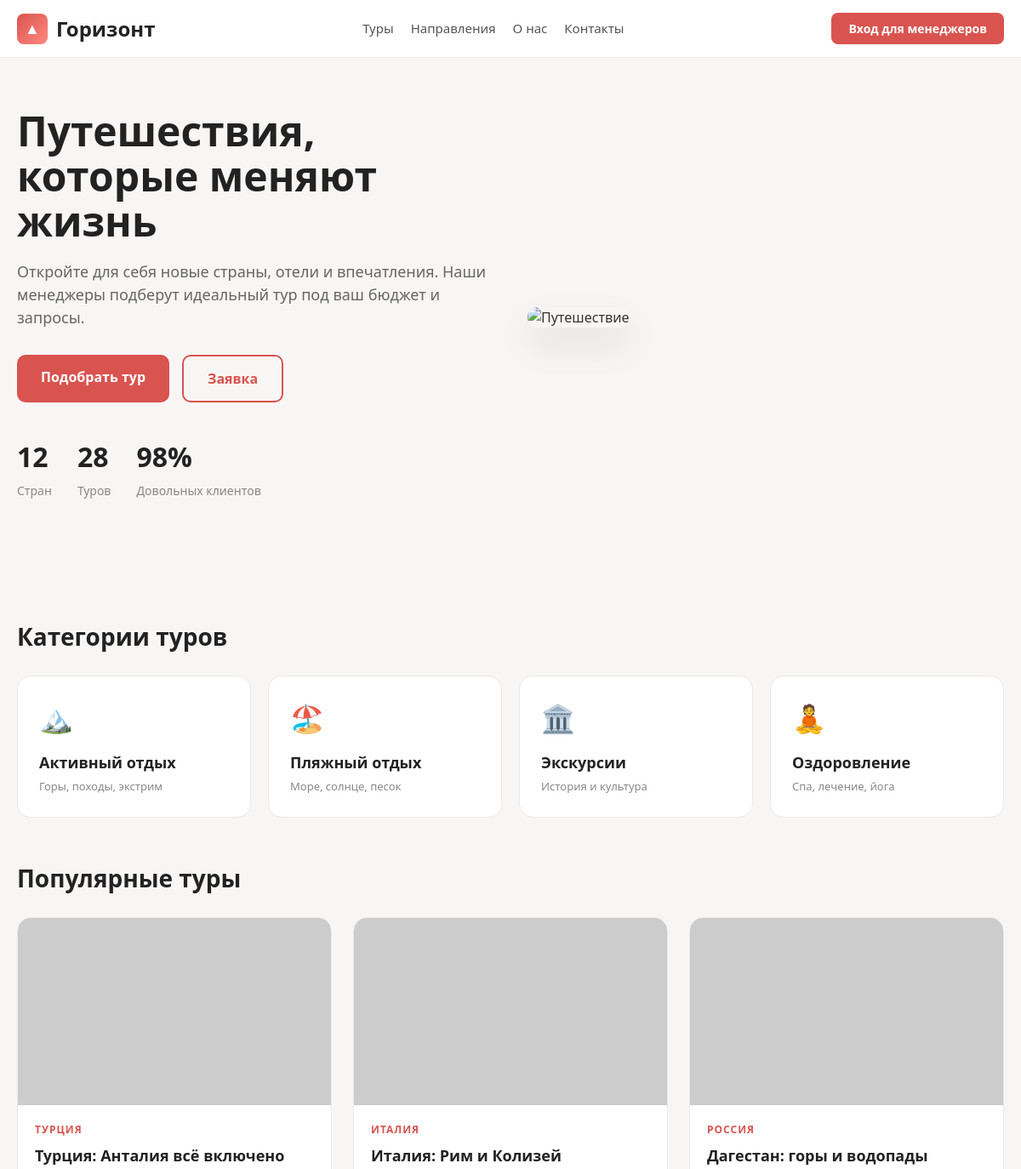
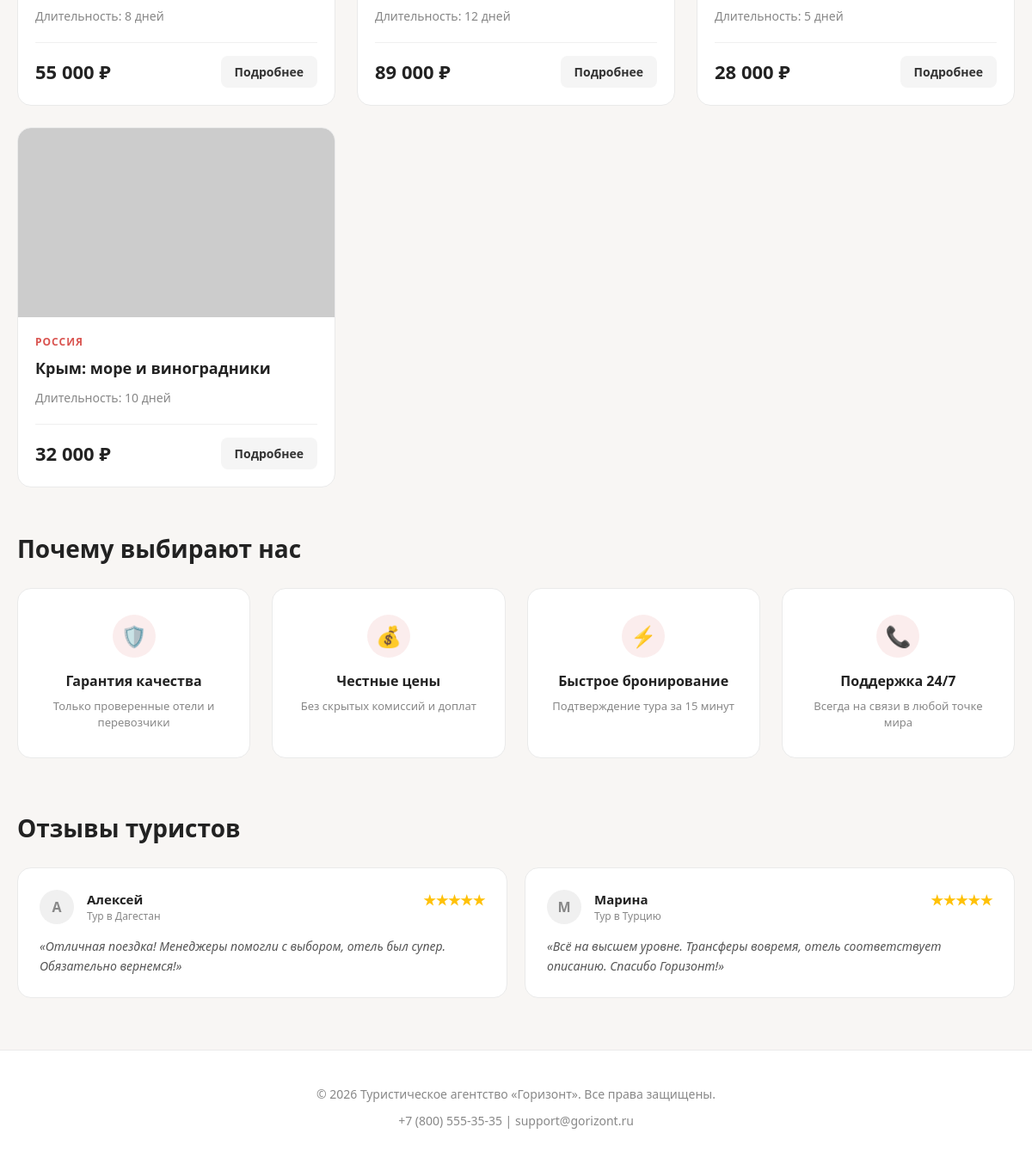
The page / on the database its author committed (2 pictures, top to bottom).
### tables this page shows
CREATE TABLE `tours` (
  `id` int(11) NOT NULL,
  `title` varchar(255) NOT NULL,
  `country` varchar(100) NOT NULL,
  `price` decimal(10,2) NOT NULL,
  `days` int(11) NOT NULL,
  `created_at` date NOT NULL,
  `image` varchar(255) DEFAULT NULL
);

### index.php (the view, shortened to what this page needs)
<?php
$conn = new mysqli("localhost", "root", "", "tourism_db");
$tours = $conn->query("SELECT * FROM tours ORDER BY id DESC LIMIT 4");
?>
<!DOCTYPE html>
<html lang="ru">
<head>
</head>
<body>
    <header>
        <div class="container header-content">
            <a href="index.php" class="logo">
                <div class="logo-icon">▲</div> Горизонт
            </a>
            <div class="nav-links">
                <a href="#">Туры</a>
                <a href="#">Направления</a>
                <a href="#">О нас</a>
                <a href="#">Контакты</a>
            </div>
            <a href="login.php" class="btn-login">Вход для менеджеров</a>
        </div>
    </header>
    <div class="container">
        <section class="hero">
            <div class="hero-text">
                <h1>Путешествия, которые меняют жизнь</h1>
                <p>Откройте для себя новые страны, отели и впечатления. Наши менеджеры подберут идеальный тур под ваш бюджет и запросы.</p>
                <div class="hero-buttons">
                    <a href="#tours" class="btn-main">Подобрать тур</a>
                    <a href="#tours" class="btn-outline">Заявка</a>
                </div>
                <div class="hero-stats">
                    <div class="stat-item"><h3>12</h3><p>Стран</p></div>
                    <div class="stat-item"><h3>28</h3><p>Туров</p></div>
                    <div class="stat-item"><h3>98%</h3><p>Довольных клиентов</p></div>
                </div>
            </div>
            <div>
                <img src="https://images.unsplash.com/photo-1507525428034-b723cf961d3e?auto=format&fit=crop&w=800&q=80" style="width: 100%; border-radius: 20px; box-shadow: 0 20px 40px rgba(0,0,0,0.1);" alt="Путешествие">
            </div>
        </section>
        <h2 class="section-title">Категории туров</h2>
        <div class="categories">
            <div class="category-card">
                <div class="cat-icon">🏔️</div>
                <h3>Активный отдых</h3>
                <p>Горы, походы, экстрим</p>
            </div>
            <div class="category-card">
                <div class="cat-icon">🏖️</div>
                <h3>Пляжный отдых</h3>
                <p>Море, солнце, песок</p>
            </div>
            <div class="category-card">
                <div class="cat-icon">🏛️</div>
                <h3>Экскурсии</h3>
                <p>История и культура</p>
            </div>
            <div class="category-card">
                <div class="cat-icon">🧘</div>
                <h3>Оздоровление</h3>
                <p>Спа, лечение, йога</p>
            </div>
        </div>
        <h2 class="section-title" id="tours">Популярные туры</h2>
        <div class="tours-grid">
            <?php while($r = $tours->fetch_assoc()): ?>
                <div class="tour-card">
                    <?php if(!empty($r['image'])): $img_src = (strpos($r['image'], 'http') === 0) ? $r['image'] : 'uploads/' . $r['image']; ?>
                        <img src="<?= $img_src ?>" class="tour-image" alt="Фото" onerror="this.src='https://images.unsplash.com/photo-1469854523086-cc02fe5d8800?auto=format&fit=crop&w=600&q=80';">
                    <?php else: ?>
                        <img src="https://images.unsplash.com/photo-1469854523086-cc02fe5d8800?auto=format&fit=crop&w=600&q=80" class="tour-image" alt="Фото">
                    <?php endif; ?>
                    <div class="tour-info">
                        <div class="tour-country"><?= htmlspecialchars($r['country']) ?></div>
                        <div class="tour-title"><?= htmlspecialchars($r['title']) ?></div>
                        <div class="tour-details">Длительность: <?= $r['days'] ?> дней</div>
                        <div class="tour-footer">
                            <div class="tour-price"><?= number_format($r['price'],0,'',' ') ?> ₽</div>
                            <a href="login.php" class="tour-btn">Подробнее</a>
                        </div>
                    </div>
                </div>
            <?php endwhile; ?>
        </div>
        <h2 class="section-title">Почему выбирают нас</h2>
        <div class="features-grid">
            <div class="feature-card">
                <div class="feature-icon">🛡️</div>
                <h3>Гарантия качества</h3>
                <p>Только проверенные отели и перевозчики</p>
            </div>
            <div class="feature-card">
                <div class="feature-icon">💰</div>
                <h3>Честные цены</h3>
                <p>Без скрытых комиссий и доплат</p>
            </div>
            <div class="feature-card">
                <div class="feature-icon">⚡</div>
                <h3>Быстрое бронирование</h3>
                <p>Подтверждение тура за 15 минут</p>
            </div>
            <div class="feature-card">
                <div class="feature-icon">📞</div>
                <h3>Поддержка 24/7</h3>
                <p>Всегда на связи в любой точке мира</p>
            </div>
        </div>
        <h2 class="section-title">Отзывы туристов</h2>
        <div class="reviews-grid">
            <div class="review-card">
                <div class="review-header">
                    <div class="review-author">
                        <div class="avatar">А</div>
                        <div class="author-info"><h4>Алексей</h4><p>Тур в Дагестан</p></div>
                    </div>
                    <div class="rating">★★★★★</div>
                </div>
                <p class="review-text">«Отличная поездка! Менеджеры помогли с выбором, отель был супер. Обязательно вернемся!»</p>
            </div>
            <div class="review-card">
                <div class="review-header">
                    <div class="review-author">
                        <div class="avatar">М</div>
                        <div class="author-info"><h4>Марина</h4><p>Тур в Турцию</p></div>
                    </div>
                    <div class="rating">★★★★★</div>
                </div>
                <p class="review-text">«Всё на высшем уровне. Трансферы вовремя, отель соответствует описанию. Спасибо Горизонт!»</p>
            </div>
        </div>
    </div>
    <footer>
        <div class="container">
            <p>© 2026 Туристическое агентство «Горизонт». Все права защищены.</p>
            <p style="margin-top: 10px;">+7 (800) 555-35-35 | support@gorizont.ru</p>
        </div>
    </footer>
</body>
</html>

### rows shown on the page
tours: country "ТУРЦИЯ", title "Турция: Анталия всё включено", days "8", price "55 000"
tours: country "ИТАЛИЯ", title "Италия: Рим и Колизей", days "12", price "89 000"
tours: country "РОССИЯ", title "Дагестан: горы и водопады", days "5", price "28 000"
tours: country "РОССИЯ", title "Крым: море и виноградники", days "10", price "32 000"
